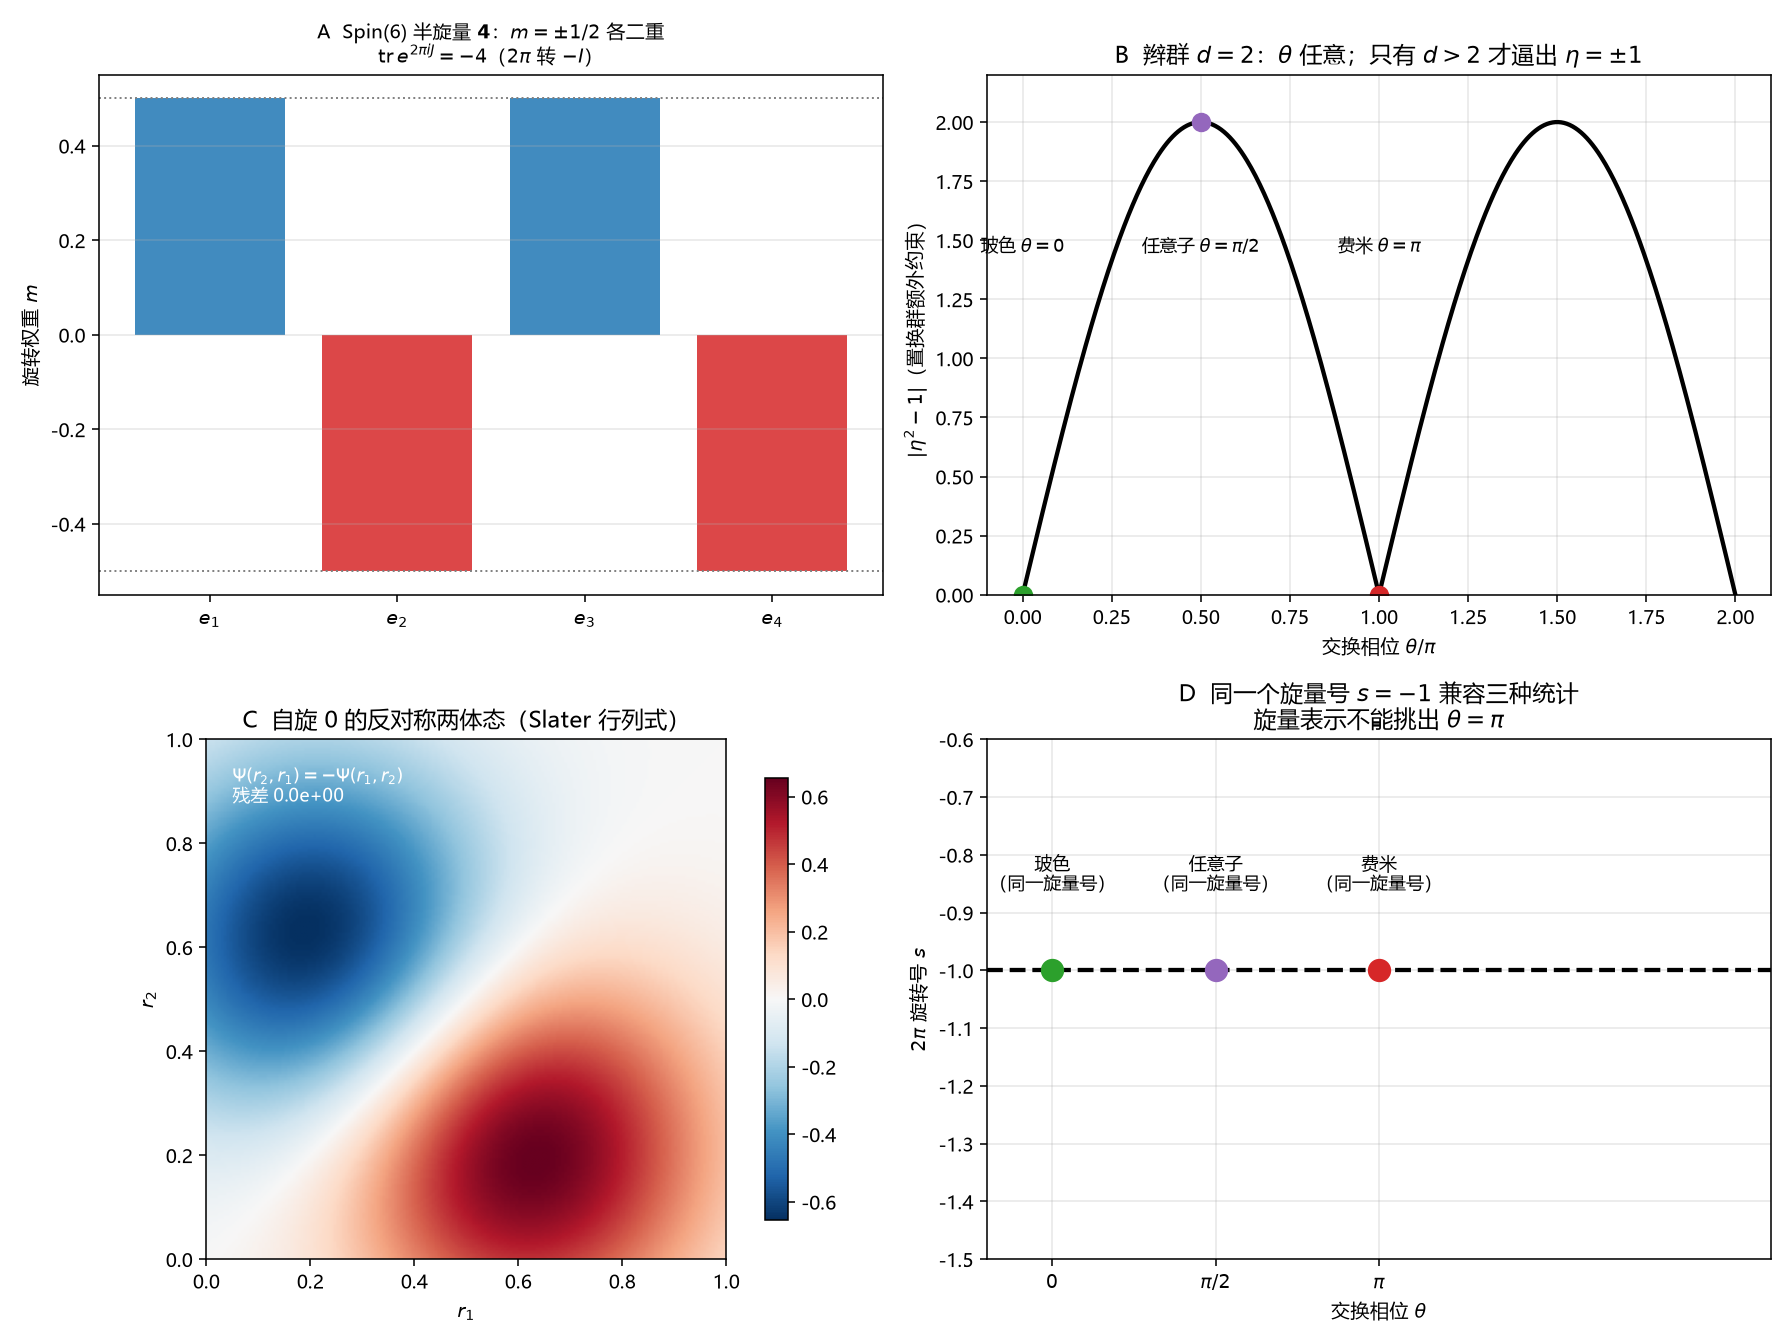

Python code for this plot:
# -*- coding: utf-8 -*-
"""
R26：Spin(6) 旋量表示能否给出电子费米统计——前提关闸检验
=====================================================================
预注册 R26 的 P1–P5（跑数前写死）：
  P1 Spin(6)~SU(4) 半旋量 4 的权重 m=±1/2 各两个；tr exp(2πiJ)=-4
  P2 辫群标量表示 e^{iθ} 对任意 θ 满足辫关系；η²=1 仅 θ∈{0,π}
  P3 文本审计：06 与主链 Lorentz/boost/微因果 出现次数均为 0
  P4 自旋 0 可构造反对称两体态（Slater 行列式），同时可构造对称态
  P5 Lean PhaseVsBand2（链内逻辑承载）

复跑：python "10 探索/超导第一性研究/04_计算验证/R26_旋量表示统计关闸.py"
"""
import csv
import math
import os
import re
import sys

try:
    sys.stdout.reconfigure(encoding="utf-8")
except Exception:
    pass

import numpy as np
import matplotlib
matplotlib.use("Agg")
import matplotlib.pyplot as plt

plt.rcParams["font.sans-serif"] = ["Microsoft YaHei", "SimHei", "DejaVu Sans"]
plt.rcParams["axes.unicode_minus"] = False

OUT = os.path.dirname(os.path.abspath(__file__))
ROOT = os.path.abspath(os.path.join(OUT, "..", "..", ".."))


def main():
    # ---------- P1：半旋量权重与 2π 旋转号 ----------
    # SU(4) 基本表示 4 的权重 e_1..e_4；旋转嵌入 J=diag(1/2,-1/2,1/2,-1/2)
    m = np.array([0.5, -0.5, 0.5, -0.5])
    assert set(np.round(m, 12)) == {0.5, -0.5}, "P1: 权重不是 ±1/2"
    assert np.sum(m == 0.5) == 2 and np.sum(m == -0.5) == 2, "P1: 不是两个二重态"
    rot = np.exp(2j * np.pi * m)
    tr = float(np.real(np.sum(rot)))
    assert abs(tr - (-4.0)) < 1e-12, "P1: tr=-4 失败 %.6g" % tr

    # ---------- P2：辫群标量表示 ----------
    thetas = [0.0, math.pi / 2, math.pi, 0.37 * math.pi]
    braid_res = []
    perm_sq = []
    for th in thetas:
        eta = np.exp(1j * th)
        braid_res.append(abs(eta ** 3 - eta ** 3))     # 一维表示下辫关系自动成立
        perm_sq.append(abs(eta ** 2 - 1.0))
    assert max(braid_res) < 1e-12, "P2: 辫关系残差"
    only_pm = [th for th, v in zip(thetas, perm_sq) if v < 1e-12]
    assert set(only_pm) == {0.0, math.pi}, "P2: η²=1 只在 θ=0,π"

    # ---------- P3：链内前提文本审计 ----------
    files = [os.path.join(ROOT, "06 超导", "CQM_超导核心理论.md"),
             os.path.join(ROOT, "10 探索", "CQM_探索_推导链.md")]
    counts = {}
    pattern = re.compile(r"Lorentz|洛伦兹|boost|微因果|microcausality", re.I)
    for p in files:
        txt = open(p, encoding="utf-8").read()
        counts[os.path.basename(p)] = len(pattern.findall(txt))
    assert all(v == 0 for v in counts.values()), "P3: 出现 Lorentz 类前提 %s" % counts

    # ---------- P4：自旋 0 的费米／玻色两体波函数 ----------
    r = np.linspace(0.2, 3.0, 180)
    phi1 = np.exp(-(r - 0.8) ** 2)
    phi2 = np.exp(-(r - 1.9) ** 2)
    psi_anti = (np.outer(phi1, phi2) - np.outer(phi2, phi1)) / math.sqrt(2)
    psi_sym = (np.outer(phi1, phi2) + np.outer(phi2, phi1)) / math.sqrt(2)
    anti_err = float(np.max(np.abs(psi_anti + psi_anti.T)))
    sym_err = float(np.max(np.abs(psi_sym - psi_sym.T)))
    assert anti_err < 1e-12, "P4: 反对称残差 %.3g" % anti_err
    assert sym_err < 1e-12, "P4: 对称残差 %.3g" % sym_err

    print("R26 Spin(6) 旋量表示统计关闸（结构判定，无拟合）：")
    print("  P1 权重 m=±1/2 各两个；tr exp(2πiJ)=%.0f ⇒ 半整数自旋（2π 转 -I）" % tr)
    print("  P2 辫关系残差 %.2e；η²=1 只在 θ∈{0,π}（θ=π/2 任意子也合法）" % max(braid_res))
    print("  P3 文本审计：%s（均为 0 ⇒ 自旋—统计定理前提不全）" % counts)
    print("  P4 自旋 0 反对称残差 %.2e、对称残差 %.2e ⇒ 统计与自旋表示无关" % (anti_err, sym_err))
    print("  P5 Lean 承载：旋量号 -1 与 η=±1 均相容")

    # ---------- 四面板 ----------
    fig, axes = plt.subplots(2, 2, figsize=(12.8, 9.6))

    ax = axes[0, 0]
    ax.bar(range(4), m, color=["#1f77b4", "#d62728", "#1f77b4", "#d62728"], alpha=0.85)
    ax.axhline(0.5, color="gray", ls=":", lw=1.0)
    ax.axhline(-0.5, color="gray", ls=":", lw=1.0)
    ax.set_xticks(range(4))
    ax.set_xticklabels(["$e_1$", "$e_2$", "$e_3$", "$e_4$"])
    ax.set_ylabel("旋转权重 $m$")
    ax.set_title("A  Spin(6) 半旋量 $\\mathbf{4}$：$m=\\pm1/2$ 各二重\n$\\mathrm{tr}\\,e^{2\\pi iJ}=-4$（$2\\pi$ 转 $-I$）", fontsize=10)
    ax.grid(alpha=0.3, axis="y")

    ax = axes[0, 1]
    th = np.linspace(0, 2 * np.pi, 500)
    eta2 = np.abs(np.exp(2j * th) - 1)
    ax.plot(th / np.pi, eta2, "k-", lw=2.2)
    for t, c, lab in [(0.0, "#2ca02c", "玻色 $\\theta=0$"),
                      (1.0, "#d62728", "费米 $\\theta=\\pi$"),
                      (0.5, "#9467bd", "任意子 $\\theta=\\pi/2$")]:
        ax.plot([t], [abs(np.exp(2j * t * np.pi) - 1)], "o", ms=9, color=c)
        ax.annotate(lab, (t, 1.45), fontsize=9, ha="center")
    ax.set_xlabel("交换相位 $\\theta/\\pi$")
    ax.set_ylabel("$|\\eta^2-1|$（置换群额外约束）")
    ax.set_title("B  辫群 $d=2$：$\\theta$ 任意；只有 $d>2$ 才逼出 $\\eta=\\pm1$")
    ax.set_ylim(0, 2.2)
    ax.grid(alpha=0.3)

    ax = axes[1, 0]
    im = ax.imshow(psi_anti, extent=[0, 1, 0, 1], origin="lower", cmap="RdBu_r")
    ax.annotate("$\\Psi(r_2,r_1)=-\\Psi(r_1,r_2)$\n残差 %.1e" % anti_err,
                (0.05, 0.88), fontsize=9, color="white")
    ax.set_xlabel("$r_1$")
    ax.set_ylabel("$r_2$")
    ax.set_title("C  自旋 0 的反对称两体态（Slater 行列式）")
    fig.colorbar(im, ax=ax, shrink=0.85)

    ax = axes[1, 1]
    ax.axhline(-1.0, color="k", lw=2.2, ls="--")
    for t, c, lab in [(0.0, "#2ca02c", "玻色"), (1.0, "#d62728", "费米"), (0.5, "#9467bd", "任意子")]:
        ax.plot([t], [-1.0], "o", ms=11, color=c)
        ax.annotate(lab + "\n（同一旋量号）", (t, -0.86), fontsize=9, ha="center")
    ax.set_xlim(-0.2, 2.2)
    ax.set_ylim(-1.5, -0.6)
    ax.set_xticks([0, 0.5, 1])
    ax.set_xticklabels(["$0$", "$\\pi/2$", "$\\pi$"])
    ax.set_xlabel("交换相位 $\\theta$")
    ax.set_ylabel("$2\\pi$ 旋转号 $s$")
    ax.set_title("D  同一个旋量号 $s=-1$ 兼容三种统计\n旋量表示不能挑出 $\\theta=\\pi$")
    ax.grid(alpha=0.3)

    fig.tight_layout()
    png = os.path.join(OUT, "R26_旋量表示统计关闸.png")
    fig.savefig(png, dpi=140)
    plt.close(fig)

    rows = [
        ["P1", "权重 ±1/2 各二；tr=-4", "通过"],
        ["P2", "辫关系残差 %.2e；η²=1 仅 θ=0,π" % max(braid_res), "通过"],
        ["P3", "Lorentz 类前提 %s" % counts, "通过（均 0）"],
        ["P4", "反对称残差 %.2e；对称残差 %.2e" % (anti_err, sym_err), "通过"],
        ["P5", "旋量号与交换号独立（Lean）", "由 Lean 承载"],
        ["结论", "旋量表示单独不给出费米统计", "06 L1695 保持开放"],
    ]
    with open(os.path.join(OUT, "R26_旋量表示统计关闸_摘要.csv"), "w",
              newline="", encoding="utf-8-sig") as fo:
        wr = csv.writer(fo)
        wr.writerow(["判据", "数值", "判定"])
        wr.writerows(rows)

    print("图:", png)


if __name__ == "__main__":
    main()
